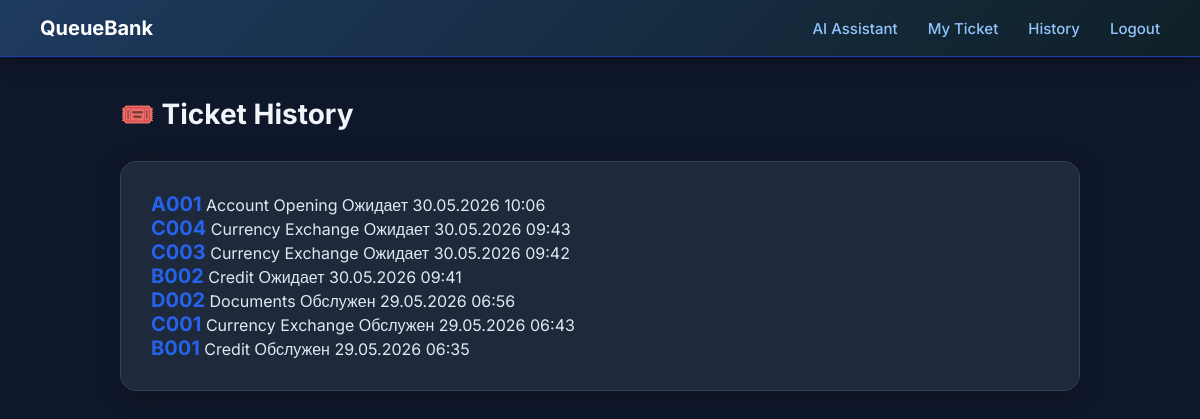
Before: /history/ (signed in) with the older database file.
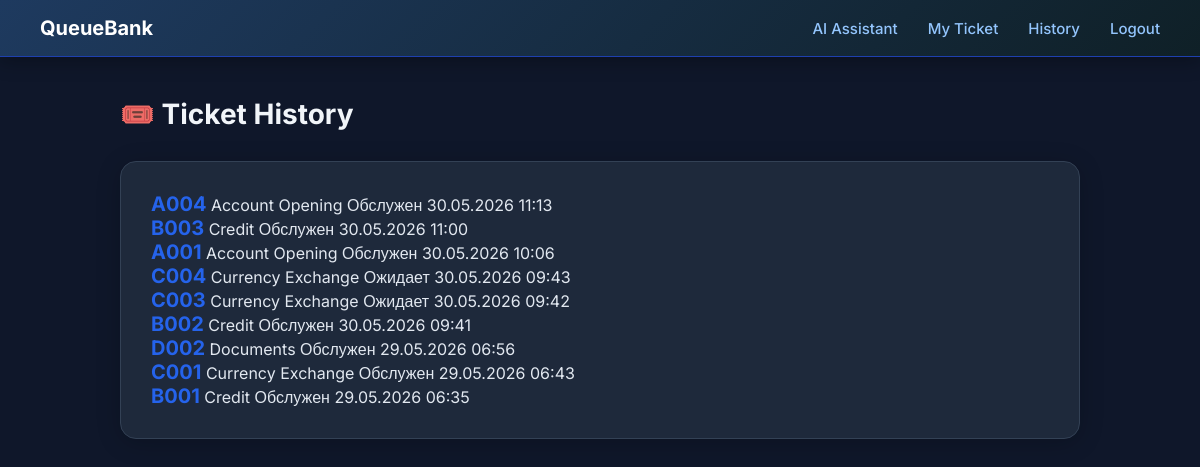
After: the same page with the newer database file.
### tickets/models.py (models this page shows, shortened)
class Ticket(models.Model):
    STATUS = [
        ('waiting',   'Ожидает'),
        ('called',    'Вызван'),
        ('done',      'Обслужен'),
        ('cancelled', 'Отменён'),
    ]
    number=models.CharField(max_length=10)
    status=models.CharField(max_length=20, choices=STATUS, default='waiting')
    created_at=models.DateTimeField(auto_now_add=True)
    called_at=models.DateTimeField(null=True, blank=True)
    served_at=models.DateTimeField(null=True, blank=True)
    client=models.ForeignKey(User, on_delete=models.CASCADE)
    service=models.ForeignKey(Service, on_delete=models.CASCADE)
    window = models.ForeignKey(Window, on_delete=models.CASCADE, null=True, blank=True)

class Service(models.Model):
    name=models.CharField(max_length=100)
    code=models.CharField(max_length=5)
    description=models.TextField(blank=True, null=True)
    is_active=models.BooleanField(default=True)

### tickets/views.py (the view)
# urls.py: path('history/', views.ticket_history, name='ticket_history'),
@login_required
@permission_required('tickets.view_ticket', raise_exception=True)
def ticket_history(request):
    tickets = Ticket.objects.filter(
        client=request.user
    ).order_by('-created_at')
    return render(request, 'tickets/history.html', {'tickets': tickets})

### templates/tickets/history.html
{% extends 'base.html' %}
{% block content %}
<div class="container">
    <h2>🎟️ Ticket History</h2>
    <br>
    {% if tickets %}
    <div class="card">
        {% for ticket in tickets %}
        <div class="queue-item">
            <span style="font-size:20px;font-weight:700;color:#2563eb;">{{ ticket.number }}</span>
            <span>{{ ticket.service.name }}</span>
            <span class="status-{{ ticket.status }}">{{ ticket.get_status_display }}</span>
            <span>{{ ticket.created_at|date:"d.m.Y H:i" }}</span>
        </div>
        {% endfor %}
    </div>
    {% else %}
    <div class="card">
        <h3>No tickets yet!</h3>
        <br>
        <a href="{% url 'home' %}" class="btn">Take a ticket</a>
    </div>
    {% endif %}
</div>
{% endblock %}

Changed rows visible on the page:
added Ticket: number "A004", service.name "Account Opening", status "Обслужен", created_at "30.05.2026 11:13"
added Ticket: number "B003", service.name "Credit", status "Обслужен", created_at "30.05.2026 11:00"
changed Ticket (number 3 of 9 on the later page): status "Ожидает" → "Обслужен"
changed Ticket (number 6 of 9 on the later page): status "Ожидает" → "Обслужен"
